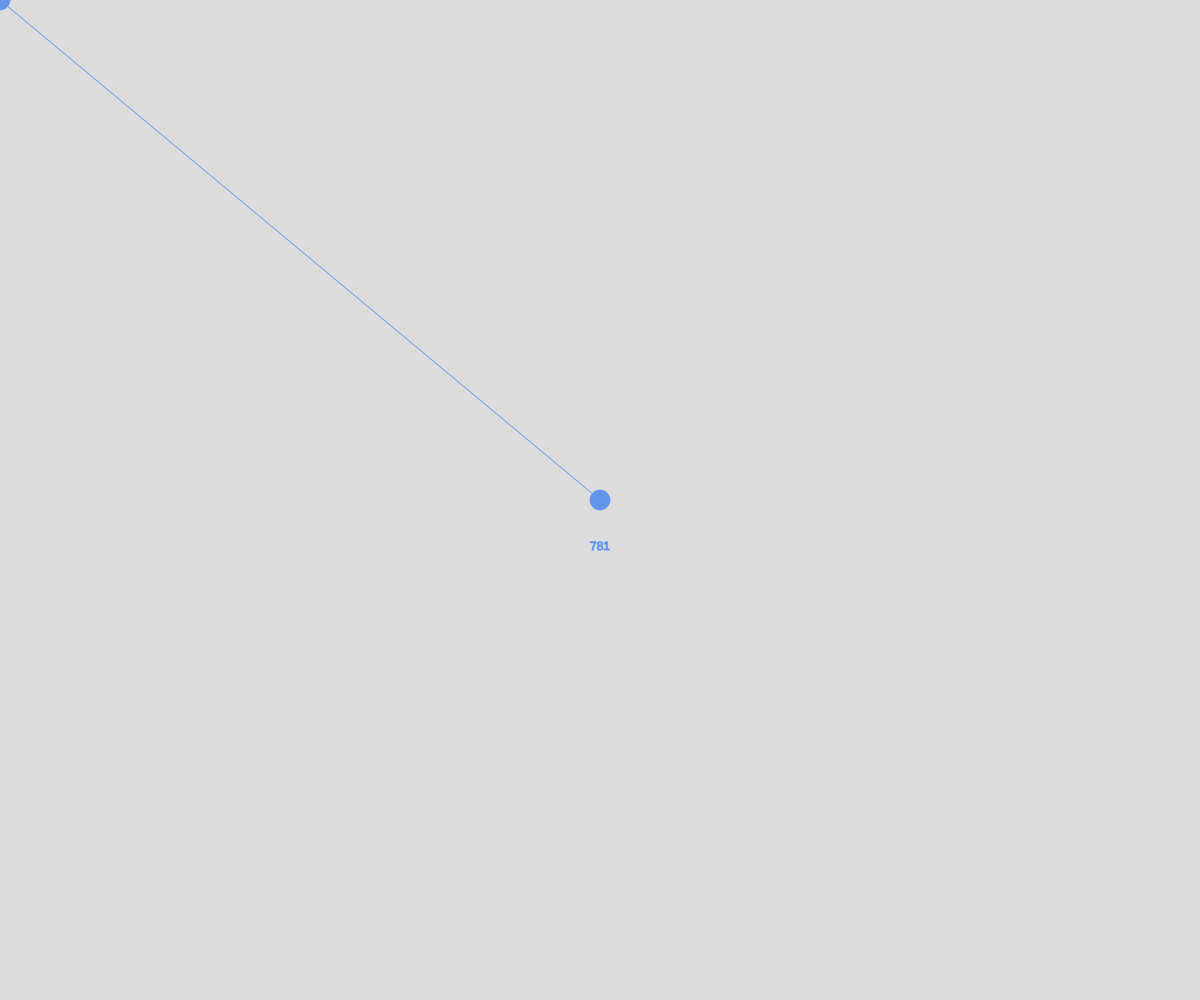
Frame 1 (no input)
Frame 60 (no input): identical to frame 1, image omitted
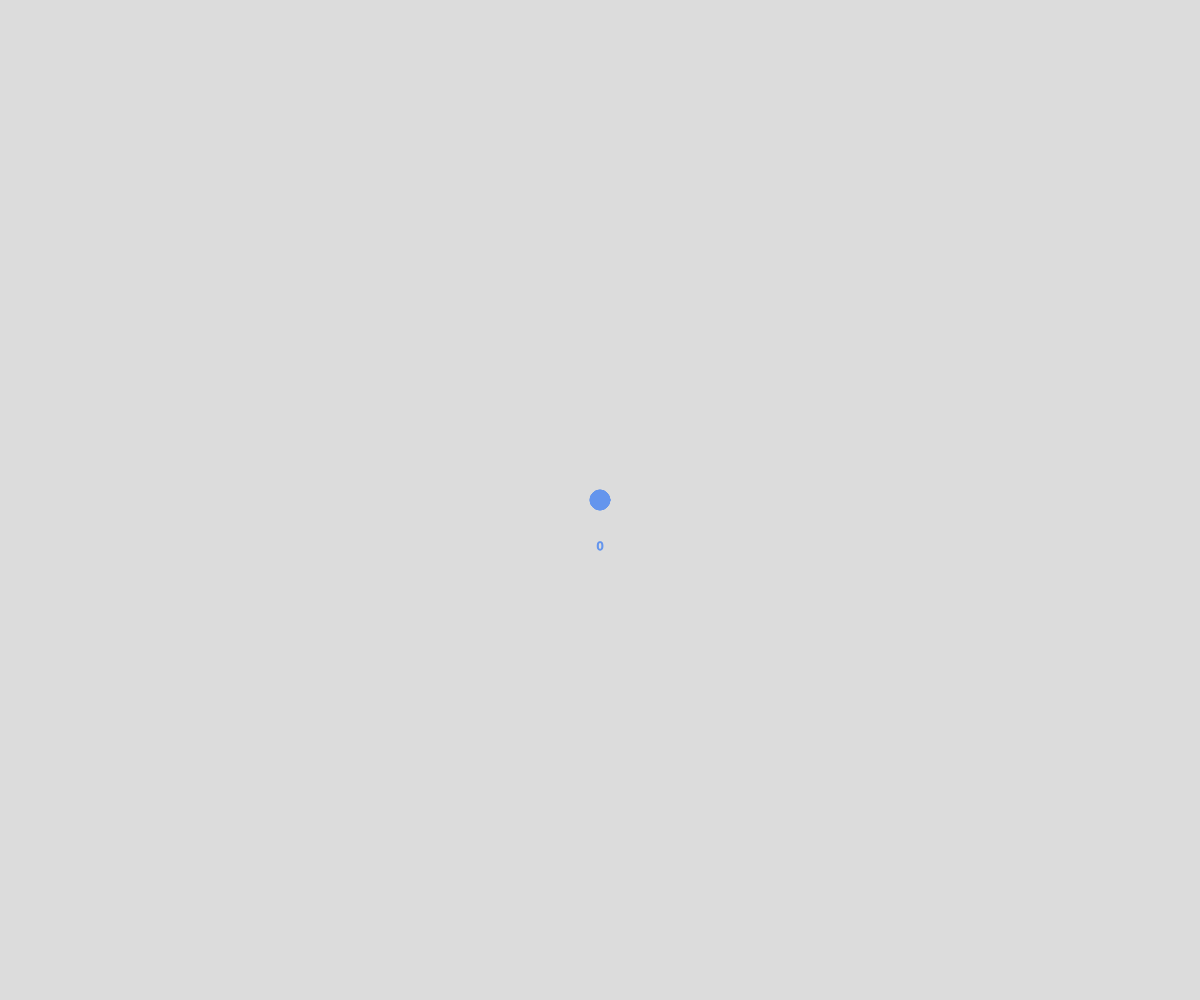
Frame 120 (the mouse pressed at the canvas centre since frame 60)

The p5.js sketch that drew these frames (run headless with seeded random() and noise() and a simulated clock; from frame 60 on, the mouse is pressed at the canvas centre):

// p5.js sketch
// ── sketch.js
// Mouse Distance
// Vlad Atamanchuk
// 20 September 2023 
//
// 

//Global Variable
let nodeColors = [ ];
let colorIndex = 2; //state variable - 0,1,2,..... nodeColors.length-1 -
//needs to be a valid syntax so cant be 4 as there are 3 strings


function setup() {
  createCanvas(windowWidth, windowHeight);
  initColors();
}

function draw() {
  background(220);
  renderNodes();
  segmentDistance(mouseX,mouseY,)
}

function initColors(){
  //populate our array of colors
  nodeColors.push(color("red"));
  nodeColors.push(color(200,200,100));
  nodeColors.push(color("cornflowerblue"));
}

function renderNodes(){
  //Simple function ; no inputs, no return
  // draw two "nodes" as circles, and connect
  // them with a line
 
  stroke(nodeColors[colorIndex]);
  fill(nodeColors[colorIndex]);
  circle(width/2,height/2,20);
  circle(mouseX, mouseY,20);
  line(width/2,height/2,mouseX,mouseY);
  //displat distance
  let d = segmentDistance(mouseX,mouseY,width/2,height/2);
  textAlign(CENTER);
  text(round(d,1),width/2,height/2+50);
}

function segmentDistance(x1,y1,x2,y2){
  //Calcualte the distance between 2 points
  //and return the result
  let a = Math.abs(x1 - x2);
  let b = Math.abs(y1 - y2); 
  let c = Math.sqrt(Math.pow(a,2) + Math.pow(b,2)); //power function or can do a*a + b*b
  return c;

}

function mouseWheel(event){
  //check for mouse wheel event
  //negative goes up, positve goes down.
  print(event.delta);
  if(event.delta < 0){
    colorIndex +=1;
    if(colorIndex > nodeColors.lenght-1){
      colorIndex = 0;
    }
  }
  else{
    colorIndex -=1;
    print(colorIndex);
    if(colorIndex < 0){
      colorIndex =0;
    }
  }
}
